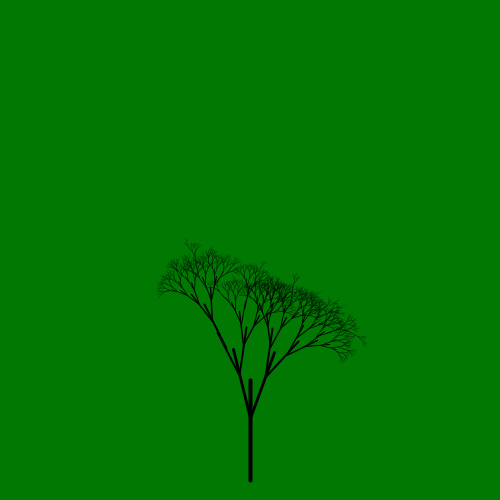
Frame 1 (no input)
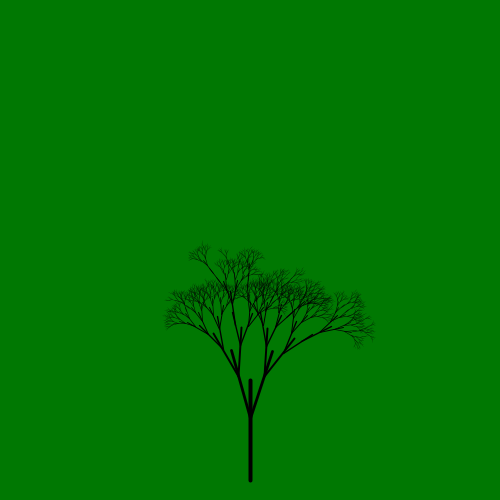
Frame 2 (the mouse pressed at the canvas centre, redrawn once)

The Processing sketch that drew these frames (run headless with seeded random() and noise(); the mouse was pressed at the canvas centre and the sketch redrawn once):

// Processing sketch: processing_46813
// ── processing_46813.pde

void setup()
{
  size(500,500);
  smooth();
  noLoop();
}
 
void draw()
{
  background(0,120,2,0);   
  strokeWeight(4);//grosor de la línea
  translate(width/2,height-20);//ubicación en la ventana
  branch(1);//como se desprende laas ramas de la rama principal
}
 
void branch(int depth){
  if (depth < 12) {
    line(0,0,0,-height/5);
    {
      translate(0,-height/8);
      rotate(random(-0.01,0.1)); //inclinación 
 
      if (random(1.0) < 0.9){ // enfoque ramas
        rotate(0.3);
        scale(0.7);
        pushMatrix();
        branch(depth + 1);
        popMatrix();    
        rotate(-0.6);
        pushMatrix();
        branch(depth + 1);   
        popMatrix();        
      }
      else { // continue  
        branch(depth);
      }
    }
  }
}
 
 
void mouseReleased(){
  redraw(); 
}
